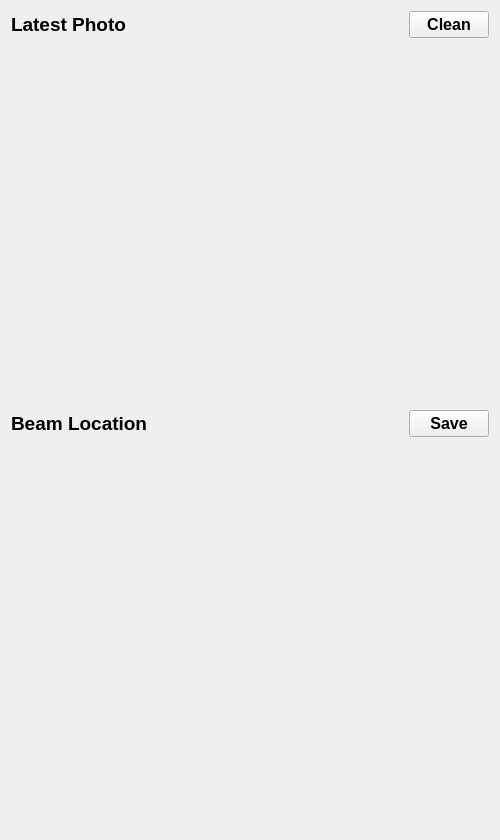
<?xml version="1.0" encoding="UTF-8"?>
<ui version="4.0">
 <class>beam_location</class>
 <widget class="QWidget" name="beam_location">
  <property name="geometry">
   <rect>
    <x>0</x>
    <y>0</y>
    <width>500</width>
    <height>840</height>
   </rect>
  </property>
  <property name="sizePolicy">
   <sizepolicy hsizetype="Fixed" vsizetype="Fixed">
    <horstretch>0</horstretch>
    <verstretch>0</verstretch>
   </sizepolicy>
  </property>
  <property name="minimumSize">
   <size>
    <width>500</width>
    <height>840</height>
   </size>
  </property>
  <property name="maximumSize">
   <size>
    <width>16777215</width>
    <height>16777215</height>
   </size>
  </property>
  <property name="windowTitle">
   <string>toupcam_data viewer</string>
  </property>
  <layout class="QGridLayout" name="gridLayout">
   <item row="0" column="1">
    <widget class="QPushButton" name="pushButton_1">
     <property name="font">
      <font>
       <pointsize>12</pointsize>
       <bold>true</bold>
      </font>
     </property>
     <property name="text">
      <string>Clean</string>
     </property>
    </widget>
   </item>
   <item row="2" column="0">
    <widget class="QLabel" name="label_2">
     <property name="sizePolicy">
      <sizepolicy hsizetype="Fixed" vsizetype="Fixed">
       <horstretch>0</horstretch>
       <verstretch>0</verstretch>
      </sizepolicy>
     </property>
     <property name="minimumSize">
      <size>
       <width>480</width>
       <height>360</height>
      </size>
     </property>
     <property name="maximumSize">
      <size>
       <width>480</width>
       <height>360</height>
      </size>
     </property>
     <property name="text">
      <string/>
     </property>
    </widget>
   </item>
   <item row="3" column="0">
    <widget class="QLabel" name="label_3">
     <property name="sizePolicy">
      <sizepolicy hsizetype="Fixed" vsizetype="Fixed">
       <horstretch>0</horstretch>
       <verstretch>0</verstretch>
      </sizepolicy>
     </property>
     <property name="font">
      <font>
       <pointsize>14</pointsize>
       <bold>true</bold>
      </font>
     </property>
     <property name="text">
      <string>Beam Location</string>
     </property>
    </widget>
   </item>
   <item row="4" column="0">
    <widget class="QWidget" name="widget" native="true">
     <property name="sizePolicy">
      <sizepolicy hsizetype="Expanding" vsizetype="Expanding">
       <horstretch>0</horstretch>
       <verstretch>0</verstretch>
      </sizepolicy>
     </property>
     <property name="minimumSize">
      <size>
       <width>480</width>
       <height>360</height>
      </size>
     </property>
    </widget>
   </item>
   <item row="0" column="0">
    <widget class="QLabel" name="label_1">
     <property name="sizePolicy">
      <sizepolicy hsizetype="Fixed" vsizetype="Fixed">
       <horstretch>0</horstretch>
       <verstretch>0</verstretch>
      </sizepolicy>
     </property>
     <property name="font">
      <font>
       <pointsize>14</pointsize>
       <bold>true</bold>
      </font>
     </property>
     <property name="text">
      <string>Latest Photo</string>
     </property>
    </widget>
   </item>
   <item row="3" column="1">
    <widget class="QPushButton" name="pushButton_2">
     <property name="font">
      <font>
       <pointsize>12</pointsize>
       <bold>true</bold>
      </font>
     </property>
     <property name="text">
      <string>Save</string>
     </property>
    </widget>
   </item>
  </layout>
 </widget>
 <resources/>
 <connections/>
</ui>
